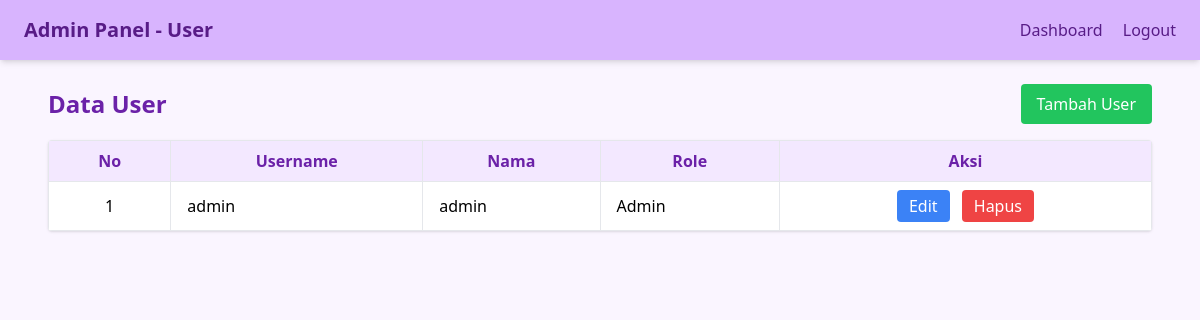
Page /Admin/user.php (signed in) on the earlier database version.
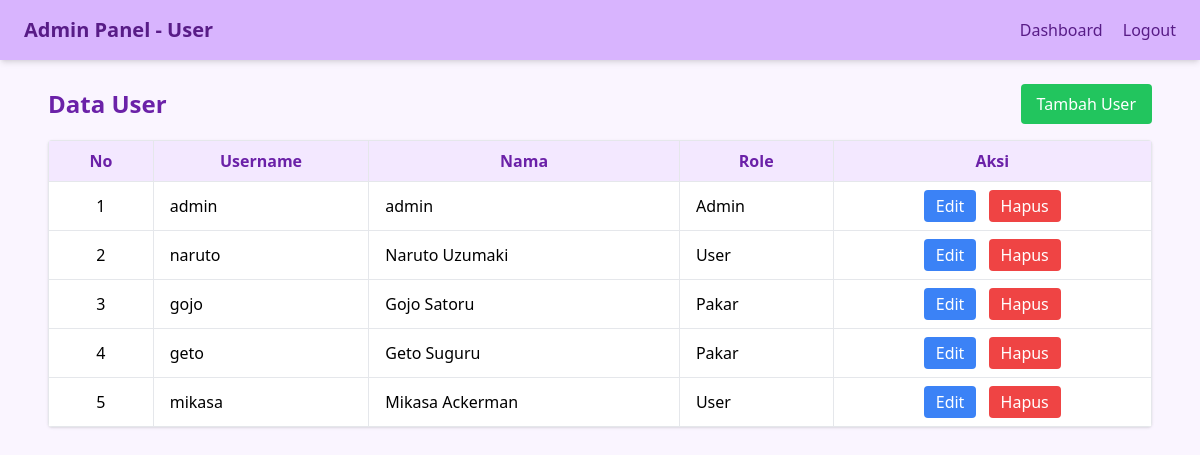
Same page on the later database version.
### tables this page shows
CREATE TABLE `user` (
  `id_user` int NOT NULL,
  `nama` varchar(100) NOT NULL,
  `username` varchar(50) NOT NULL,
  `password` varchar(255) NOT NULL,
  `role` enum('admin','user','pakar') NOT NULL
);

### Admin/user.php (the view, shortened to what this page needs)
<?php
    include '../Auth/connect.php';
    $users = [];
    $sql = "SELECT * FROM user ORDER BY id_user ASC";
    $result = $conn->query($sql);
    if ($result->num_rows > 0) {
        while ($row = $result->fetch_assoc()) {
            $users[] = $row;
        }
    }
?>
<!DOCTYPE html>
<html lang="id">
    <head>
        <script src="https://cdn.tailwindcss.com"></script>
    </head>
    <body class="bg-purple-50 min-h-screen">
        <nav class="flex items-center justify-between bg-purple-300 text-purple-900 px-6 py-4 shadow-md">
            <h2 class="text-xl font-bold">Admin Panel - User</h2>
            <div class="space-x-4">
                <a href="dashboard_admin.php" class="hover:underline font-medium">Dashboard</a>
                <a href="../Auth/logout.php" class="hover:underline font-medium">Logout</a>
            </div>
        </nav>
        <div class="max-w-6xl mx-auto p-6">
            <div class="flex items-center justify-between mb-4">
                <h1 class="text-2xl font-bold text-purple-800">Data User</h1>
                <a href="tambah_user.php" class="bg-green-500 hover:bg-green-600 text-white px-4 py-2 rounded">Tambah User</a>
            </div>
            <div class="overflow-x-auto bg-white rounded shadow">
                <table class="min-w-full table-auto border border-gray-200">
                    <thead class="bg-purple-100 text-purple-800">
                        <tr>
                            <th class="px-4 py-2 border">No</th>
                            <th class="px-4 py-2 border">Username</th>
                            <th class="px-4 py-2 border">Nama</th>
                            <th class="px-4 py-2 border">Role</th>
                            <th class="px-4 py-2 border">Aksi</th>
                        </tr>
                    </thead>
                    <tbody>
                        <?php foreach ($users as $index => $u): ?>
                            <tr class="hover:bg-purple-50">
                                <td class="px-4 py-2 border text-center"><?= $index + 1; ?></td>
                                <td class="px-4 py-2 border"><?= htmlspecialchars($u['username']); ?></td>
                                <td class="px-4 py-2 border"><?= htmlspecialchars($u['nama']); ?></td>
                                <td class="px-4 py-2 border capitalize"><?= htmlspecialchars($u['role']); ?></td>
                                <td class="px-4 py-2 border text-center space-x-2">
                                    <a href="edit_user.php?id=<?= urlencode($u['id_user']); ?>" class="inline-block bg-blue-500 hover:bg-blue-600 text-white px-3 py-1 rounded">Edit</a>
                                    <a href="hapus_user.php?id=<?= urlencode($u['id_user']); ?>" onclick="return confirm('Yakin ingin hapus?')" class="inline-block bg-red-500 hover:bg-red-600 text-white px-3 py-1 rounded">Hapus</a>
                                </td>
                            </tr>
                        <?php endforeach; ?>
                    </tbody>
                </table>
            </div>
        </div>
    </body>
</html>

Differences in the rows shown:
added user: username "naruto", nama "Naruto Uzumaki", role "User"
added user: username "gojo", nama "Gojo Satoru", role "Pakar"
added user: username "geto", nama "Geto Suguru", role "Pakar"
added user: username "mikasa", nama "Mikasa Ackerman", role "User"
